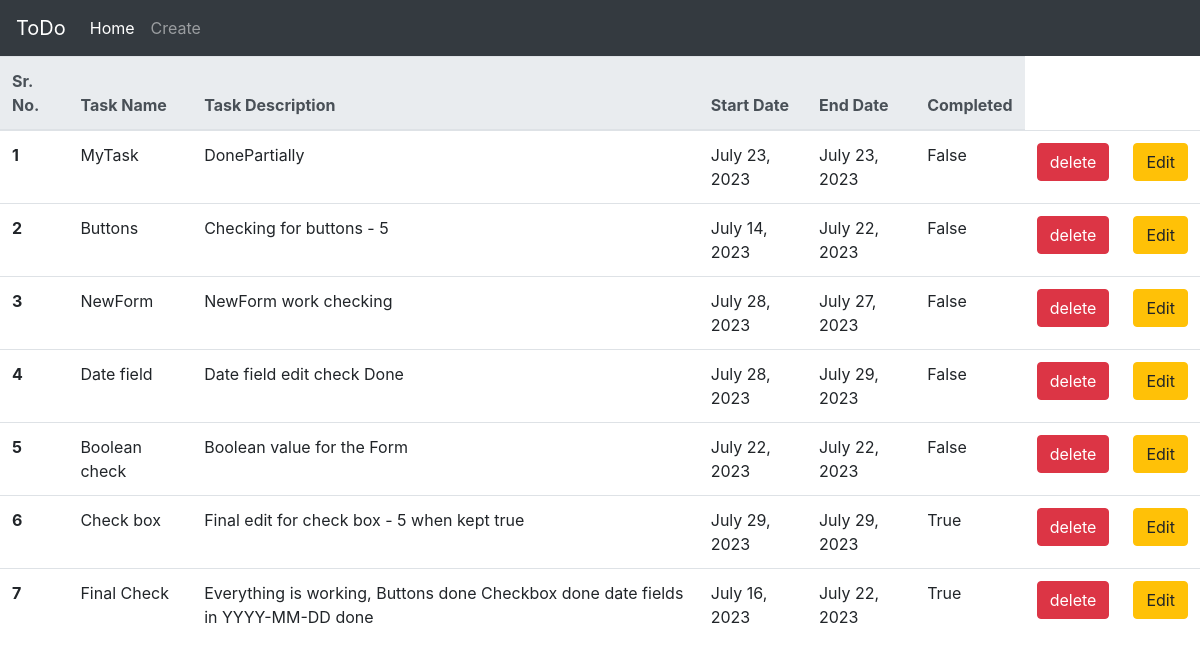
The page / on the database its author committed.
### home/models.py (models this page shows)
class todoTasks(models.Model):
    taskTitle = models.CharField(max_length=30)
    taskDescription = models.CharField(max_length=500)
    startDate = models.DateField(null=False)
    endDate = models.DateField(null=False)
    isCompleted = models.BooleanField()

### home/views.py (the view)
# urls.py: 2. Add a URL to urlpatterns:  path('', views.home, name='home')
def home(request):
    todoData = todoTasks.objects.all()
    context = {"todoTask":todoData}
    return render(request, 'index.html',context)

### templates/index.html (shortened to what this page needs)
<!doctype html>
<html lang="en">
  <head>
    <link rel="stylesheet" href="https://cdn.jsdelivr.net/npm/bootstrap@4.0.0/dist/css/bootstrap.min.css">
  </head>
  <body>
    <nav class="navbar navbar-expand-lg navbar-dark bg-dark">
        <div class="collapse navbar-collapse" id="navbarTogglerDemo01">
          <a class="navbar-brand" href="">ToDo</a>
          <ul class="navbar-nav mr-auto mt-2 mt-lg-0">
            <li class="nav-item active">
              <a class="nav-link" href="/">Home <span class="sr-only">(current)</span></a>
            </li>
            <li class="nav-item">
              <a class="nav-link" href="/create">Create</a>
            </li>
          </ul>
        </div>
      </nav>
    <table class="table">
        <thead class="thead-light">
          <tr>
            <th scope="col">Sr. No.</th>
            <th scope="col">Task Name</th>
            <th scope="col">Task Description</th>
            <th scope="col">Start Date</th>
            <th scope="col">End Date</th>
            <th scope="col">Completed</th>
          </tr>
        </thead>
        <tbody>
          {% for task in todoTask%}
          <tr>
            <th scope="row">{{ forloop.counter }}</th>
            <td>{{task.taskTitle}}</td>
            <td>{{task.taskDescription}}</td>
            <td>{{task.startDate}}</td>
            <td>{{task.endDate}}</td>
            <td>{{task.isCompleted}}</td>
            <td><a href="delete/{{ task.id }}" class="btn btn-danger">delete</a></td>
            <td><a href="edit/{{ task.id }}" class="btn btn-warning">Edit</a></td>
          </tr>
          {% endfor %}
        </tbody>
      </table>
</body>
</html>

### rows shown on the page
todoTasks: taskTitle "MyTask", taskDescription "DonePartially", startDate "July 23, 2023", endDate "July 23, 2023", isCompleted "False"
todoTasks: taskTitle "Buttons", taskDescription "Checking for buttons - 5", startDate "July 14, 2023", endDate "July 22, 2023", isCompleted "False"
todoTasks: taskTitle "NewForm", taskDescription "NewForm work checking", startDate "July 28, 2023", endDate "July 27, 2023", isCompleted "False"
todoTasks: taskTitle "Date field", taskDescription "Date field edit check Done", startDate "July 28, 2023", endDate "July 29, 2023", isCompleted "False"
todoTasks: taskTitle "Boolean check", taskDescription "Boolean value for the Form", startDate "July 22, 2023", endDate "July 22, 2023", isCompleted "False"
todoTasks: taskTitle "Check box", taskDescription "Final edit for check box - 5 when kept true", startDate "July 29, 2023", endDate "July 29, 2023", isCompleted "True"
todoTasks: taskTitle "Final Check", taskDescription "Everything is working, Buttons done Checkbox done date fields in YYYY-MM-DD done", startDate "July 16, 2023", endDate "July 22, 2023", isCompleted "True"
